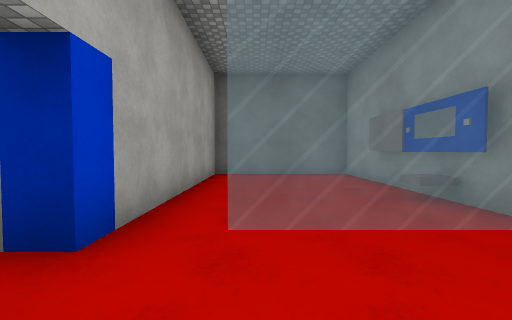
View 1 (above)

16 first-person views from a walk through a 3-D level made in the Unity game engine. The camera is 1.4 m above the floor, tilts 2° down and sees 90° across. The floor is counted in squares, 2 m on a side. Each view is taken from the middle of a square. On the plan, view 1 faces up. The plan holds only what a view shows up to about 9 squares ahead; the rest is blank. The place goes on beyond the plan. Some animated figures are not drawn. Surface patterns are stand-ins for the level's own textures.

View 2
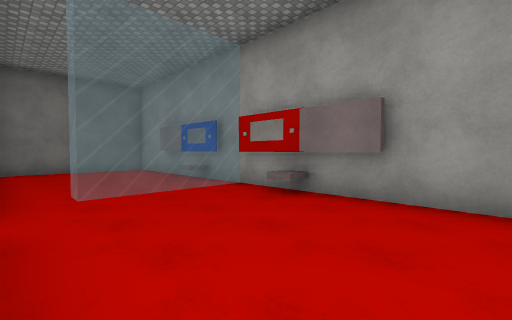

View 3
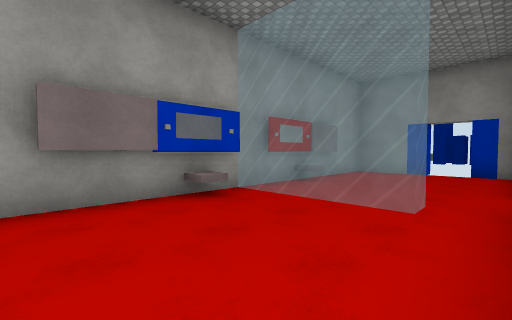

View 4
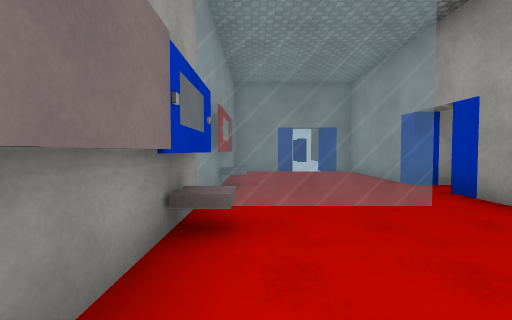

View 5
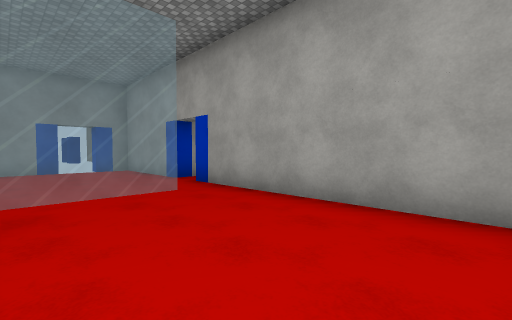

View 6
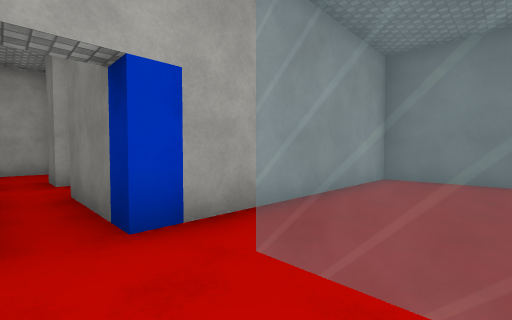

View 7
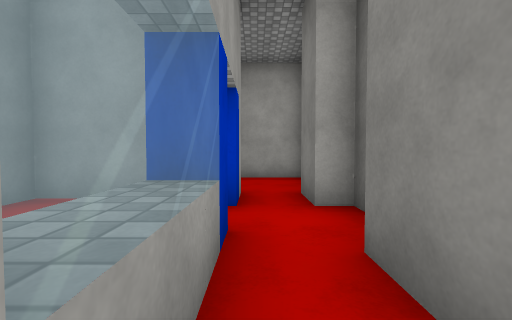

View 8
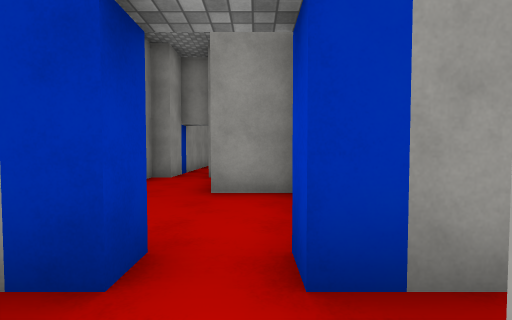

View 9
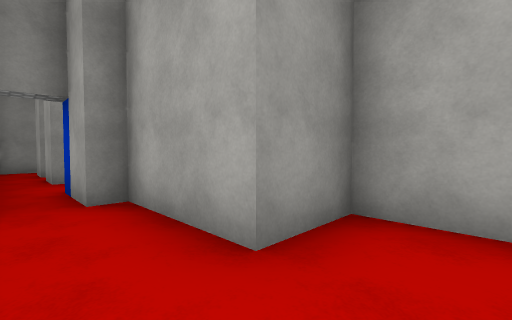

View 10
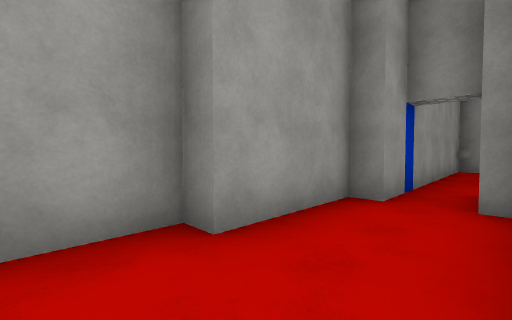

View 11
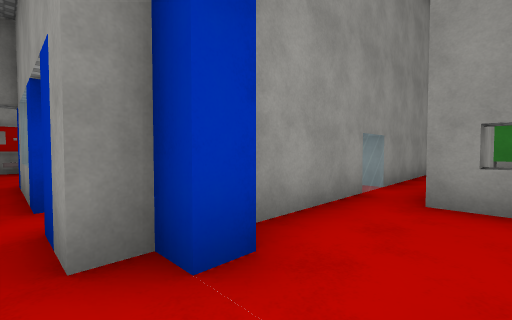

View 12
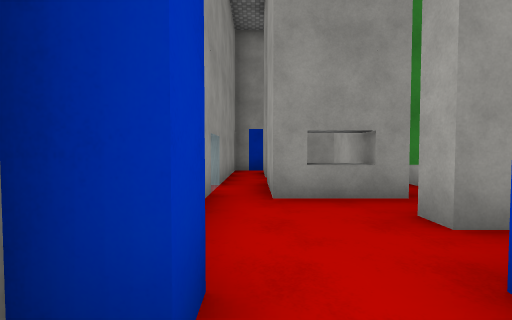

View 13
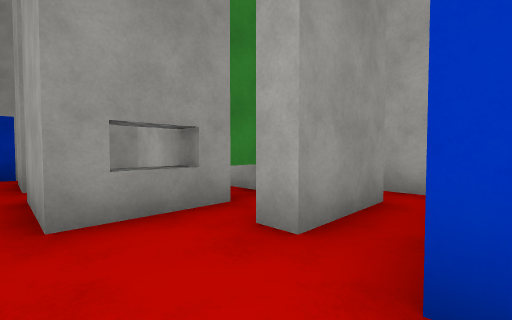

View 14
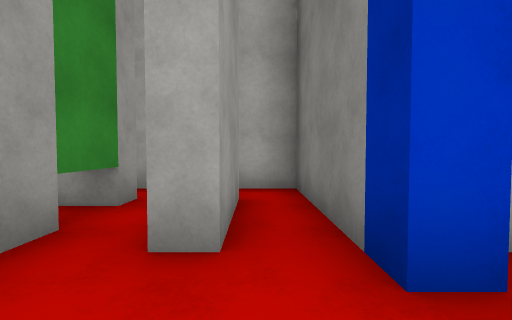

View 15
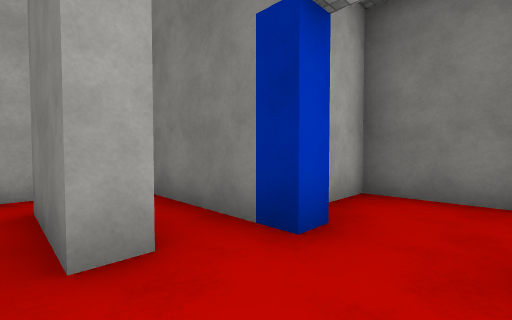

View 16
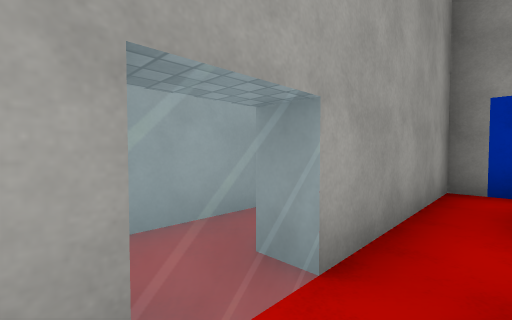

### Floor plan
Key: @ floor where view 1 was taken; # wall or solid block; . floor; = window, fence, low wall or low ledge; O other object.
Columns run from 12 left of view 1 to 3 right of it. Each row starts with its distance up from view 1.
  8           ######
  7           #....#
  6           #....#
  5           #....#
  4           #....#
  3    #####  #....#
  2    #..#..##O===#
  1    #...........#
  0 ####..#.O=#.@..#
 -1 #.....#...#....#
 -2 #.##..#...#....#
 -3 ####O.##..#O O##
 -4  #.##. #..#
 -5      .###.#
 -6    ##.# O.#
 -7     #.# ..#
 -8      ####.#
 -9         ..#
-10         #.#
-11         .O#
-12         ###

Positions as (right, up) in squares from view 1, and headings:
1: (0, 0), facing up
2: (-1, -2), facing up-right
3: (-1, 6), facing down-right
4: (2, 6), facing down
5: (2, 7), facing down-left
6: (1, 1), facing up-left
7: (-2, 1), facing left
8: (-5, 2), facing down
9: (-3, -1), facing down-left
10: (-4, -1), facing down-right
11: (-8, 1), facing down-right
12: (-7, 1), facing down
13: (-7, 0), facing down-left
14: (-7, -1), facing left
15: (-7, -2), facing up-left
16: (-7, -3), facing down-right
